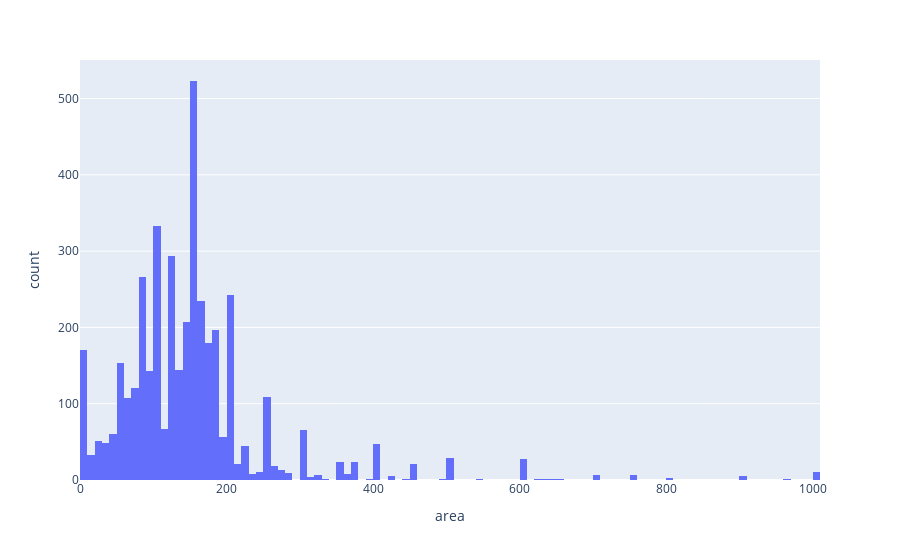

Notebook source saved alongside this figure:
### Code cell
fig = px.histogram(onMarket, x="area"  )
fig.show()

### Figure 1 — Plotly figure (JSON) as saved in the notebook; plotly's stock layout.template omitted (floating-point values rounded to 4 significant figures; data arrays with more than 128 entries replaced by an {"elided": "..."} marker saying what was removed)
{"data": [{"alignmentgroup": "True", "bingroup": "x", "hovertemplate": "area=%{x}<br>count=%{y}<extra></extra>", "legendgroup": "", "marker": {"color": "#636efa", "pattern": {"shape": ""}}, "name": "", "offsetgroup": "", "orientation": "v", "showlegend": false, "type": "histogram", "x": {"elided": "4164 int values"}, "xaxis": "x", "yaxis": "y"}], "layout": {"barmode": "relative", "legend": {"tracegroupgap": 0}, "margin": {"t": 60}, "xaxis": {"anchor": "y", "domain": [0, 1], "title": {"text": "area"}}, "yaxis": {"anchor": "x", "domain": [0, 1], "title": {"text": "count"}}}}
